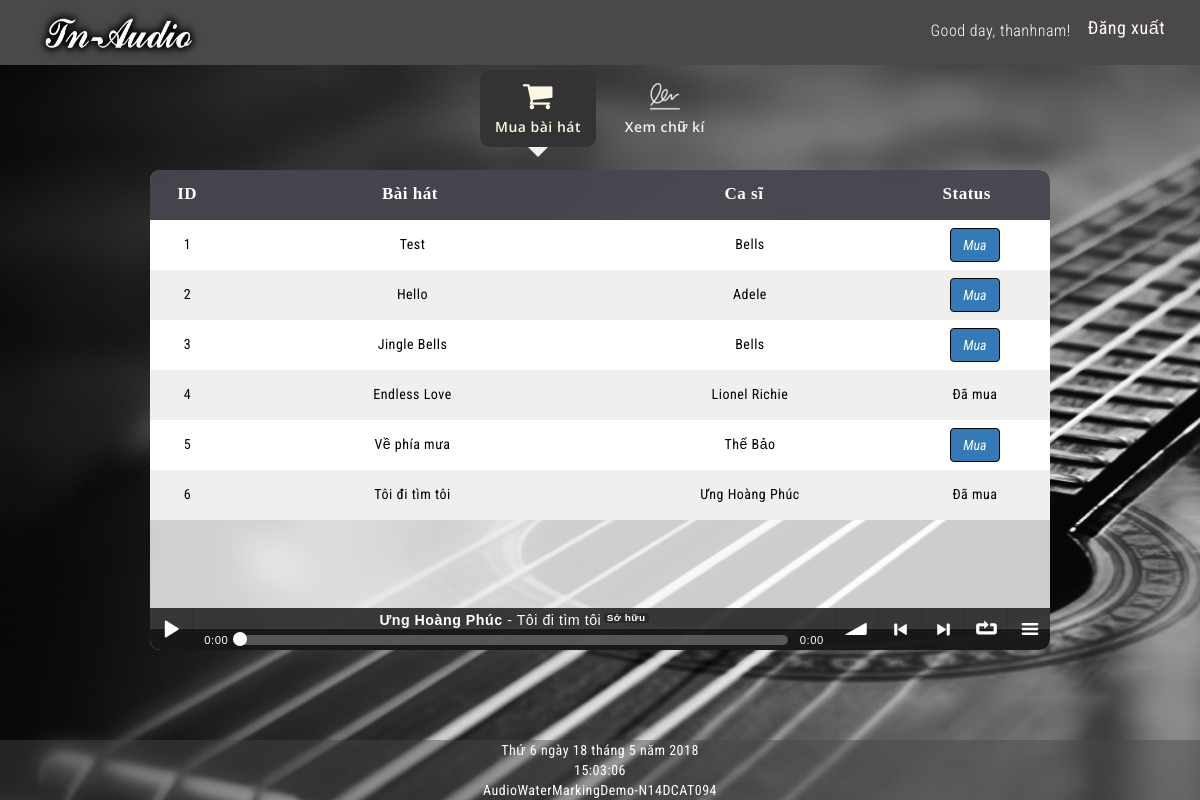
Page / (signed in) on the committed database.
### tables this page shows
CREATE TABLE `multimedia` (
  `id` varchar(64) NOT NULL,
  `parentid` varchar(64) DEFAULT NULL,
  `song` varchar(256) DEFAULT NULL,
  `singer` varchar(128) DEFAULT NULL,
  `url` varchar(256) NOT NULL,
  `type` varchar(32) NOT NULL,
  `owner` varchar(32) NOT NULL
);

### index.php (the view, shortened to what this page needs)
<!DOCTYPE html PUBLIC "-//W3C//DTD XHTML 1.0 Transitional//EN" "http://www.w3.org/TR/xhtml1/DTD/xhtml1-transitional.dtd">
<html xmlns="http://www.w3.org/1999/xhtml">
<head>
<?php
		include "connectdb.php";
		if (isset($_SESSION['user'])){
			$qr = $conn->prepare("select id, song, singer from multimedia where type = 'music' and owner = '" . $_SESSION['user'] .  "';");
			$qr->execute();
			$rs_myplaylist = $qr->fetchAll();
		}
		$qr = $conn->prepare("select id, song, singer from multimedia where type = 'music' and owner = 'admin';");
		$qr->execute();
		$rs_allsongs = $qr->fetchAll();
	?>
	<head>
		<link rel="stylesheet" href="https://maxcdn.bootstrapcdn.com/bootstrap/3.3.7/css/bootstrap.min.css" />
		<link rel="stylesheet" href="https://cdnjs.cloudflare.com/ajax/libs/font-awesome/4.7.0/css/font-awesome.min.css" />
		<link rel="stylesheet" href="style1.css" />
        <link rel="stylesheet" href="loader.css">
		<link rel="stylesheet" href="soundmanager2/css/bar-ui.css">
		<link rel="stylesheet" href="style.css" />
</head>
<body onload="removeloader()">
<section class="navbar">
      <div class="container">
				<div class="navbar-header">
  <span class="navbar-header"><a ><img src="images/1.png" alt="Tn-WaterMarkingDemo" width="177" height="67" 						/></a></span><span class="navbar-header"></div>
  <?php
					if (isset($_SESSION['user'])){
						echo "<a id=\"fn_login\" href=\"logout.php\" title=\"Sign out\">Đăng xuất</a>";
						echo "<p id=\"username\">Good day, " . $_SESSION['user'] . "!</p>";
					}
					else{
						echo "<a id=\"fn_login\" href=\"login.php\" title=\"Sign in\">Đăng nhập</a>";
					}
				?>
  </span></section>
  		<section class="mainbar">
		    <div class="container">
		      	<ul class="nav mainbar-list wow fadeInDown" data-wow-duration="0.5s">
		        	<li id="buy-more-song" class="active">
		          		<a class="highlight" href="#buymoresong" title="Mua bài hát">
		            		<i class="fa fa-shopping-cart"></i> Mua bài hát
		          		</a>
		       		</li>
		       		<li id="get-signature">
		          		<a href="#getsignature" title="Xem chữ kí">
		            		<i  ><img src="images/signature1.png" /></i> Xem chữ kí
		          		</a>
		       		</li>
		      </ul>
		    </div>
		</section>
   		<div class="mycontent">
        	<div class="audioplayer">
            		<div class="sm2-bar-ui full-width fixed">
 			<div class="bd sm2-main-controls">
				<div class="sm2-inline-gradient"></div>
  				<div class="sm2-inline-element sm2-button-element">
					<div class="sm2-button-bd">
						<a href="#play" class="sm2-inline-button sm2-icon-play-pause">Play / pause</a>
					</div>
  				</div>
  				<div class="sm2-inline-element sm2-inline-status">
					<div class="sm2-playlist">
						<div class="sm2-playlist-target">
						</div>
					</div>
					<div class="sm2-progress">
						<div class="sm2-row">
							<div class="sm2-inline-time">0:00</div>
							<div class="sm2-progress-bd">
								<div class="sm2-progress-track">
									<div class="sm2-progress-ball"><div class="icon-overlay"></div></div>
								</div>
							</div>
							<div class="sm2-inline-duration">0:00</div>
						</div>
					</div>
				</div>
				<div class="sm2-inline-element sm2-button-element sm2-volume">
					<div class="sm2-button-bd">
						<a href="#volume" class="sm2-inline-button sm2-volume-control">volume</a>
					</div>
				</div>
				<div class="sm2-inline-element sm2-button-element">
					<div class="sm2-button-bd">
						<a href="#prev" title="Previous" class="sm2-inline-button sm2-icon-previous">&lt; previous</a>
					</div>
				</div>
				<div class="sm2-inline-element sm2-button-element">
					<div class="sm2-button-bd">
						<a href="#next" title="Next" class="sm2-inline-button sm2-icon-next">&gt; next</a>
					</div>
				</div>
				<div class="sm2-inline-element sm2-button-element">
					<div class="sm2-button-bd">
						<a href="#repeat" title="Repeat playlist" class="sm2-inline-button sm2-icon-repeat">&infin; repeat</a>
					</div>
				</div>
				<div class="sm2-inline-element sm2-button-element sm2-menu">
					<div class="sm2-button-bd">
						<a href="#menu" class="sm2-inline-button sm2-icon-menu">menu</a>
					</div>
				</div>
			</div>
			<div class="bd sm2-playlist-drawer sm2-element">
  				<div class="sm2-playlist-wrapper">
	    			<ul class="sm2-playlist-bd">
	    				<?php
	    					if (isset($_SESSION['user'])){
		    					foreach ($rs_myplaylist as $key => $value){
					 				echo "<li>
											<div class=\"sm2-row\">
												<div class=\"sm2-col sm2-wide\">
													<a href=\"http://docs.google.com/uc?export=open&id=" . $value['id'] . "&type=.wav\"><b>" . $value['singer'] . "</b> - " . $value['song'] . "<span class=\"label\">Sở hữu</span></a>
												</div>
												<div class=\"sm2-col\">
													<a href=\"http://docs.google.com/uc?export=open&id=" . $value['id'] . "\" target=\"_blank\" title=\"Tải bài hát này\" ><img src=\"download.png\"></a>
												</div>
											</div>
										</li>";
				 				}
			 				}
						?>
    				</ul>
  				</div>
 			</div>
		</div>
            </div>
			<table class="songstable">
				<thead>
					<tr>
						<th class="col-xs-1" >ID</th>
						<th class="col-xs-5" >Bài hát</th>
						<th class="col-xs-4" >Ca sĩ</th>
						<th class="col-xs-2" >Status</th>
					</tr>
				</thead>
				<tbody class="songstable_scrollbar">
					<?php
						$i = 1;
						foreach ($rs_allsongs as $key => $value) {
							echo "<tr class=\"" . ($i % 2 ? "odd" : "even") . "\">
									<td class=\"col-xs-1\">" . $i . "</td>
									<td class=\"col-xs-5\">" . $value['song'] . "</td>
									<td class=\"col-xs-4\">" . $value['singer'] . "</td>
									<td class=\"col-xs-2\">";
							if (isset($_SESSION['user'])){
								$qr = $conn->prepare("select id from multimedia where type = 'music' and owner = '" . $_SESSION['user'] .  "' and parentid = '" . $value['id'] . "' limit 1;");
								$qr->execute();
								$rs_isLicenced = $qr->fetch();
								if ($rs_isLicenced['id'] == ""){
									echo "<button id=\"" . $value['id'] . "\" class=\"btn btn-danger btn-mini btnbuysong\"><i>Mua</i></button>";
								}
								else{
									echo "Đã mua";
								}
							}
							else{
								echo "Đăng nhập";
							}
							echo "	</td>
								</tr>";
							$i++;
						}
					?>
				</tbody>
			</table>
		</div>
         <div class="footer">
         		<p><div id="thoigian">
            <div id="date">
		</div>
			<div id="time">
			</div>	</div></p>
 				 <p>AudioWaterMarkingDemo-N14DCAT094</p>
			</div>
</body>
</html>

### style1.css (style rules this page uses)
.animated { animation-duration: 1s; animation-fill-mode: both; }
.fadeInDown { animation-name: fadeInDown; }

### style.css (style rules this page uses)
html, body { height: 100%; font-family: 'Roboto Condensed', sans-serif; font-size:14px; color: #333; letter-spacing: 0.5px; }
body { background: url("images/2.jpg"); }
a { text-decoration: none; }
p { margin: 0px; }
.navbar { position: fixed; z-index: 1001; top: 0px; left: 0px; margin: 0px; width: 100%; height: 65px; min-height: 40px; background: #4a4848; background-size: cover; background-repeat: none; border-radius: 0px; border: none; }
.navbar .container { height: 100%; }
.navbar-header { float: left; height: 100%; margin: 0px; padding: 0px; }
#username { float: right; margin-right: 12px; margin-top: 20px; font-size: 16px; font-weight: 300; color: #fff; cursor: default; }
#fn_login { color: #fff9f9; float: right; margin-top: 10px; padding: 5px; border-radius: 5px; overflow:hidden; font-size: 18px; }
.mycontent { position: fixed; z-index: 1001; top: 170px; left: 50%; transform: translateX(-50%) !important; width: 900px; height: 480px; background-color: rgba(255, 255, 255, 0.8); border-radius: 10px; overflow: hidden; }
.songstable { width: 100%; }
.songstable thead { width: 100%; }
.songstable tbody { width: 100%; height: 500px; overflow-y: scroll; }
.songstable thead tr { width: 99%; }
.songstable tr { width: 100%; }
.songstable thead, .songstable tbody, .songstable tr, .songstable td, .songstable th { display: inline-block; }
.songstable thead { background: #0b0713b3; color: #fff; }
.songstable tbody td, .songstable thead > tr> th { float: left; border-bottom-width: 0; }
.songstable>tbody>tr>td, .songstable>tbody>tr>th, .songstable>tfoot>tr>td, .songstable>tfoot>tr>th, .songstable>thead>tr>td, .songstable>thead>tr>th { padding: 8px; height: 50px; text-align: center; line-height: 32px; }
.songstable>thead>tr>th { font-size:17px; font-family: serif; }
.odd { background: #fff; color: #000; }
.even { background: #efefef; color: #000; }
.mainbar { position: fixed; top: 60px; left: 0px; margin: 0px; padding: 0px; width: 100%; height: auto; text-align: center; }
.mainbar-list { padding: 10px; padding-bottom: 20px; }
.mainbar-list li { height: 100%; min-width: 100px; margin: 0px 5px; display: inline-block; }
.mainbar-list li a { display: block; font-family: 'Open Sans', Verdana, Helvetica, sans-serif; font-weight: 600; transition: all 0.1s ease; -webkit-transition: all 0.1s ease; -moz-transition: all 0.1s ease; -o-transition: all 0.1s ease; }
.mainbar-list li:not(.active) a { color: #f1f1f1; }
.mainbar-list li.active a { background-color: #f1f1f1; border-radius: 10px; color: #393636; }
.mainbar-list li.active a:after { position: absolute; top: 100%; left: 50%; margin-left: -10px; border-left: 10px solid transparent; border-right: 10px solid transparent; border-top: 10px solid transparent; border-top-color: #f1f1f1; content: ''; display: inline-block; }
.mainbar-list a i { display: block; margin-bottom: 5px; font-size: 32px; }
.btn-danger { color: #fff; background-color: #337ab7; border-color: #000000; }
.mainbar-list li.active a { background-color: #333; border-radius: 10px; color: #fcf8e3; }
.footer { position: fixed; left: 0; bottom: 0; width: 100%; background-color: #4a484873; color: white; text-align: center; }

### rows in the picture
multimedia: singer "Ưng Hoàng Phúc", song "Tôi đi tìm tôi"
multimedia: song "Test", singer "Bells"
multimedia: song "Hello", singer "Adele"
multimedia: song "Jingle Bells", singer "Bells"
multimedia: song "Endless Love", singer "Lionel Richie", shows "Đã mua"
multimedia: song "Về phía mưa", singer "Thế Bảo"
multimedia: song "Tôi đi tìm tôi", singer "Ưng Hoàng Phúc", shows "Đã mua"

### other values in the picture
$_SESSION['user'] "thanhnam"
